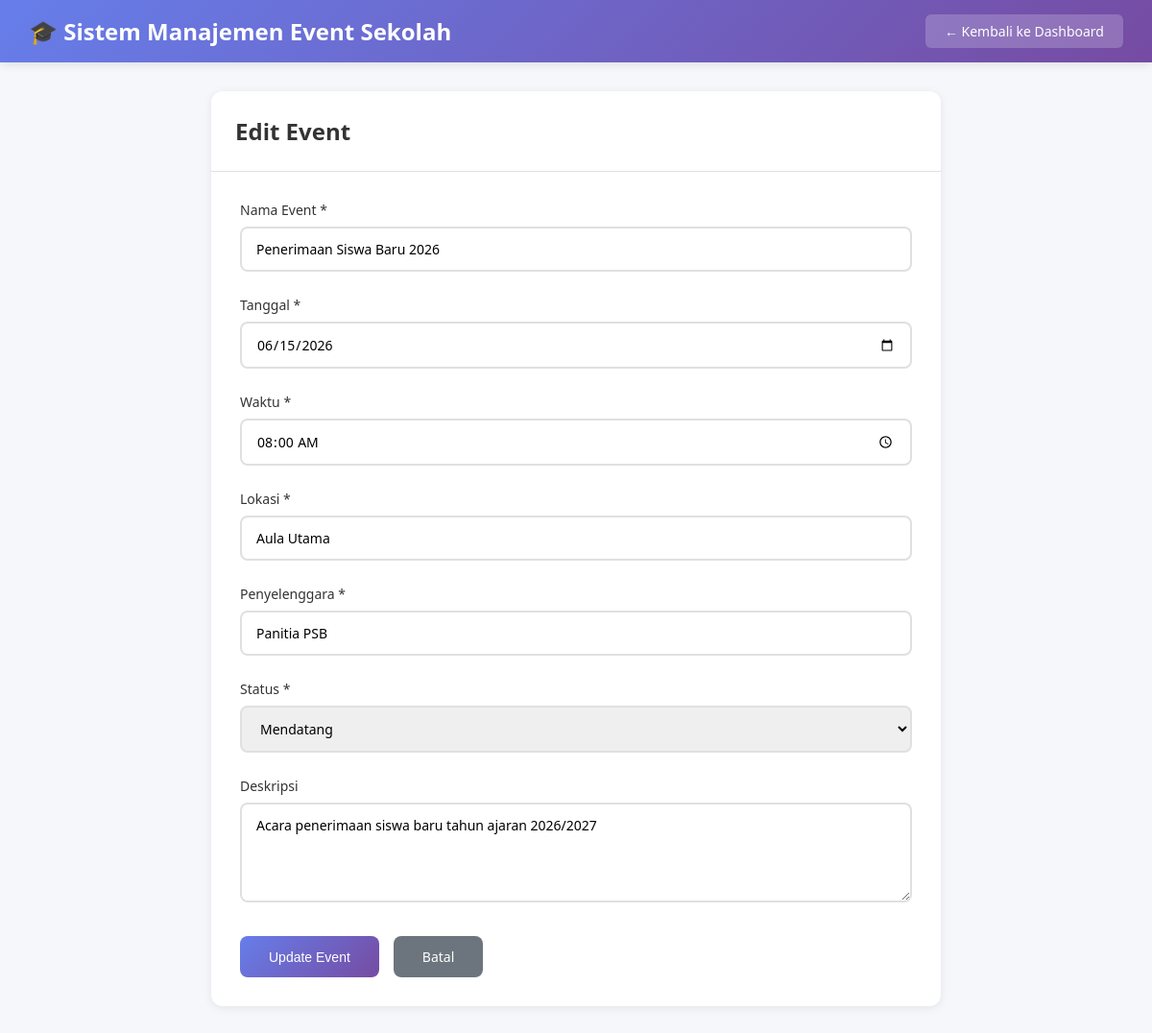
Page /admin/edit_event.php?id=1 (signed in) on the committed database.
### tables this page shows
CREATE TABLE events (
    id INT AUTO_INCREMENT PRIMARY KEY,
    nama_event VARCHAR(200) NOT NULL,
    tanggal DATE NOT NULL,
    waktu TIME NOT NULL,
    lokasi VARCHAR(200) NOT NULL,
    deskripsi TEXT,
    penyelenggara VARCHAR(100),
    status ENUM('upcoming', 'ongoing', 'completed') DEFAULT 'upcoming',
    created_by INT,
    created_at TIMESTAMP DEFAULT CURRENT_TIMESTAMP,
    updated_at TIMESTAMP DEFAULT CURRENT_TIMESTAMP ON UPDATE CURRENT_TIMESTAMP,
    FOREIGN KEY (created_by) REFERENCES users(id) ON DELETE SET NULL
);

### admin/edit_event.php (the view, shortened to what this page needs)
<?php
require_once '../config.php';
$id = isset($_GET['id']) ? (int)$_GET['id'] : 0;
$query = "SELECT * FROM events WHERE id = $id";
$result = mysqli_query($conn, $query);
$event = mysqli_fetch_assoc($result);
?>
<!DOCTYPE html>
<html lang="id">
<head>
</head>
<body>
    <nav class="navbar">
        <h1>🎓 Sistem Manajemen Event Sekolah</h1>
        <a href="dashboard.php">← Kembali ke Dashboard</a>
    </nav>
    <div class="container">
        <div class="card">
            <div class="card-header">
                <h2>Edit Event</h2>
            </div>
            <div class="card-body">
                <form method="POST" action="">
                    <div class="form-group">
                        <label for="nama_event">Nama Event *</label>
                        <input type="text" id="nama_event" name="nama_event" value="<?php echo htmlspecialchars($event['nama_event']); ?>" required>
                    </div>
                    <div class="form-group">
                        <label for="tanggal">Tanggal *</label>
                        <input type="date" id="tanggal" name="tanggal" value="<?php echo $event['tanggal']; ?>" required>
                    </div>
                    <div class="form-group">
                        <label for="waktu">Waktu *</label>
                        <input type="time" id="waktu" name="waktu" value="<?php echo $event['waktu']; ?>" required>
                    </div>
                    <div class="form-group">
                        <label for="lokasi">Lokasi *</label>
                        <input type="text" id="lokasi" name="lokasi" value="<?php echo htmlspecialchars($event['lokasi']); ?>" required>
                    </div>
                    <div class="form-group">
                        <label for="penyelenggara">Penyelenggara *</label>
                        <input type="text" id="penyelenggara" name="penyelenggara" value="<?php echo htmlspecialchars($event['penyelenggara']); ?>" required>
                    </div>
                    <div class="form-group">
                        <label for="status">Status *</label>
                        <select id="status" name="status" required>
                            <option value="upcoming" <?php echo $event['status'] === 'upcoming' ? 'selected' : ''; ?>>Mendatang</option>
                        </select>
                    </div>
                    <div class="form-group">
                        <label for="deskripsi">Deskripsi</label>
                        <textarea id="deskripsi" name="deskripsi" rows="4"><?php echo htmlspecialchars($event['deskripsi']); ?></textarea>
                    </div>
                    <div class="form-actions">
                        <button type="submit" class="btn btn-primary">Update Event</button>
                        <a href="dashboard.php" class="btn btn-secondary">Batal</a>
                    </div>
                </form>
            </div>
        </div>
    </div>
</body>
</html>

### admin/edit_event.php (style rules this page uses)
* { margin: 0; padding: 0; box-sizing: border-box; }
body { font-family: 'Segoe UI', Tahoma, Geneva, Verdana, sans-serif; background: #f5f7fa; }
.navbar { background: linear-gradient(135deg, #667eea 0%, #764ba2 100%); color: white; padding: 15px 30px; display: flex; justify-content: space-between; align-items: center; box-shadow: 0 2px 10px rgba(0,0,0,0.1); }
.navbar h1 { font-size: 24px; }
.navbar a { background: rgba(255,255,255,0.2); color: white; padding: 8px 20px; border-radius: 6px; text-decoration: none; font-size: 14px; }
.container { max-width: 800px; margin: 30px auto; padding: 0 20px; }
.card { background: white; border-radius: 12px; box-shadow: 0 2px 10px rgba(0,0,0,0.08); overflow: hidden; }
.card-header { padding: 25px; border-bottom: 1px solid #e0e0e0; }
.card-header h2 { font-size: 24px; color: #333; }
.card-body { padding: 30px; }
.form-group { margin-bottom: 25px; }
.form-group label { display: block; margin-bottom: 8px; color: #333; font-weight: 500; font-size: 14px; }
.form-group input, .form-group select, .form-group textarea { width: 100%; padding: 12px 15px; border: 2px solid #e0e0e0; border-radius: 8px; font-size: 14px; font-family: inherit; transition: border-color 0.3s; }
.form-group textarea { resize: vertical; min-height: 100px; }
.form-actions { display: flex; gap: 15px; margin-top: 30px; }
.btn { padding: 12px 30px; border-radius: 8px; font-size: 14px; font-weight: 500; cursor: pointer; border: none; text-decoration: none; display: inline-block; transition: all 0.3s; }
.btn-primary { background: linear-gradient(135deg, #667eea 0%, #764ba2 100%); color: white; }
.btn-secondary { background: #6c757d; color: white; }

### rows in the picture
events: nama_event "Penerimaan Siswa Baru 2026", tanggal "06/15/2026", waktu "08:00:00", lokasi "Aula Utama", penyelenggara "Panitia PSB", status "Mendatang", deskripsi "Acara penerimaan siswa baru tahun ajaran 2026/2027"
